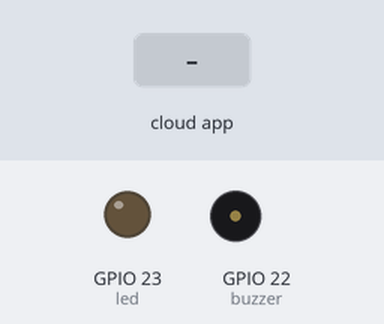
The sketch below on a simulated ESP8266 (NodeMCU). On the bench: output pins drawn as LEDs (lit = HIGH), buzzer (waves = sounding, pin HIGH). Inputs (shaded band) come from the test bench. WiFi joins after 1.5 s; servers stay silent unless stated; the Firebase database answers and starts empty; what the sketch prints to the serial monitor is not drawn.

Above: at 2.7 s.
2.8 s: the phone or cloud app sets veri to 1
At 6.1 s:
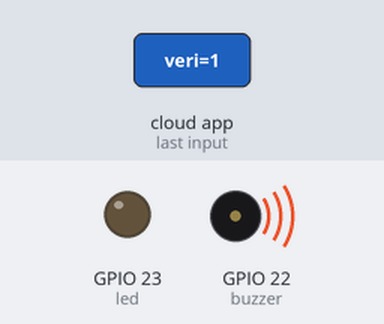
At 11.9 s:
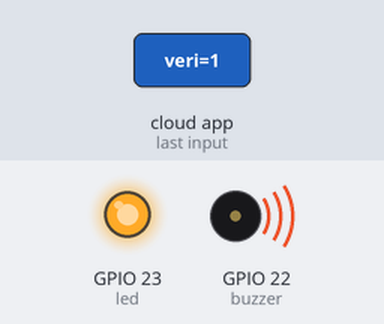
Timing chart, 0 to 16.7 s (numbered marks = the images above; inputs shaded):
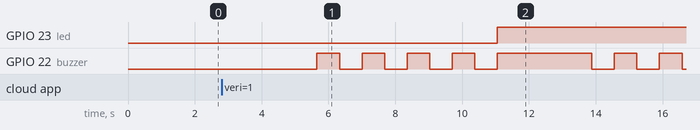

Measured:
- after the input at 2.8 s, GPIO 23 (led): LOW → HIGH after 8.3 s; GPIO 22 (buzzer): goes 4 × (HIGH 0.68 s, LOW 0.68 s), HIGH 2.8 s, LOW 0.68 s, HIGH 0.68 s, LOW 0.68 s, HIGH 0.68 s, then LOW, starting after 2.9 s

The sketch:

esp_32_roket_motoru_atesleme.ino
```cpp
#include <Arduino.h>
#if defined(ESP32)
  #include <WiFi.h>
#elif defined(ESP8266)
  #include <ESP8266WiFi.h>
#endif
#include <Firebase_ESP_Client.h>

// ------------------------ ateşleme sistemi
#define led 23
#define buzzer 22
// ------------------------ ateşleme sistemi

#include "addons/TokenHelper.h"
#include "addons/RTDBHelper.h"

#define WIFI_SSID "your_wifi_id"
#define WIFI_PASSWORD "your_wifi_password"

#define API_KEY "your_firebase_api_key"

#define DATABASE_URL "your_firebase_url"

FirebaseData fbdo;

FirebaseAuth auth;
FirebaseConfig config;

unsigned long sendDataPrevMillis = 0;
bool signupOK = false;

int atesleme = 0;
float floatValue;


void setup(){

  // ------------------------ ateşleme sistemi
  pinMode(led,OUTPUT);
  pinMode(buzzer,OUTPUT);
  // ------------------------ ateşleme sistemi

  Serial.begin(115200);
  WiFi.begin(WIFI_SSID, WIFI_PASSWORD);
  Serial.print("Connecting to Wi-Fi");
  while (WiFi.status() != WL_CONNECTED){
    Serial.print(".");
    delay(300);
  }
  Serial.println();
  Serial.print("Connected with IP: ");
  Serial.println(WiFi.localIP());
  Serial.println();

  config.api_key = API_KEY;

  config.database_url = DATABASE_URL;

  if (Firebase.signUp(&config, &auth, "", "")){
    Serial.println("ok");
    signupOK = true;
  }
  else{
    Serial.printf("%s\n", config.signer.signupError.message.c_str());
  }

  config.token_status_callback = tokenStatusCallback;

  Firebase.begin(&config, &auth);
  Firebase.reconnectWiFi(true);
}

void loop() {
  if (Firebase.ready() && signupOK && (millis() - sendDataPrevMillis > 1000 || sendDataPrevMillis == 0)) {
    sendDataPrevMillis = millis();
    if (Firebase.RTDB.getInt(&fbdo, "/gelenData/veri")) {
      if (fbdo.dataType() == "int") {
        atesleme = fbdo.intData();
        // mobil uygulamadan eğer ateşleme komutu geldiyse :
        if(atesleme == 1){
          // önce geri sayım yapılacak buzzer ile.
          delay(2000);
          digitalWrite(buzzer,HIGH);
          delay(675);
          digitalWrite(buzzer,LOW);
          delay(675);
          digitalWrite(buzzer,HIGH);
          delay(675);
          digitalWrite(buzzer,LOW);
          delay(675);
          digitalWrite(buzzer,HIGH);
          delay(675);
          digitalWrite(buzzer,LOW);
          delay(675);
          digitalWrite(buzzer,HIGH);
          delay(675);
          digitalWrite(buzzer,LOW);
          delay(675);
          // geri sayım bittiği anda ateşleme komutu veriliyor.
          digitalWrite(buzzer,HIGH);
          //ateşleme :
          digitalWrite(led,HIGH);
        }
        else{
          // geri sayım bittiği anda ateşleme komutu veriliyor.
          digitalWrite(buzzer,LOW);
          //ateşleme :
          digitalWrite(led,LOW);
        }
      }
    }
    else {
      Serial.println(fbdo.errorReason());
    }
  }
}
```
